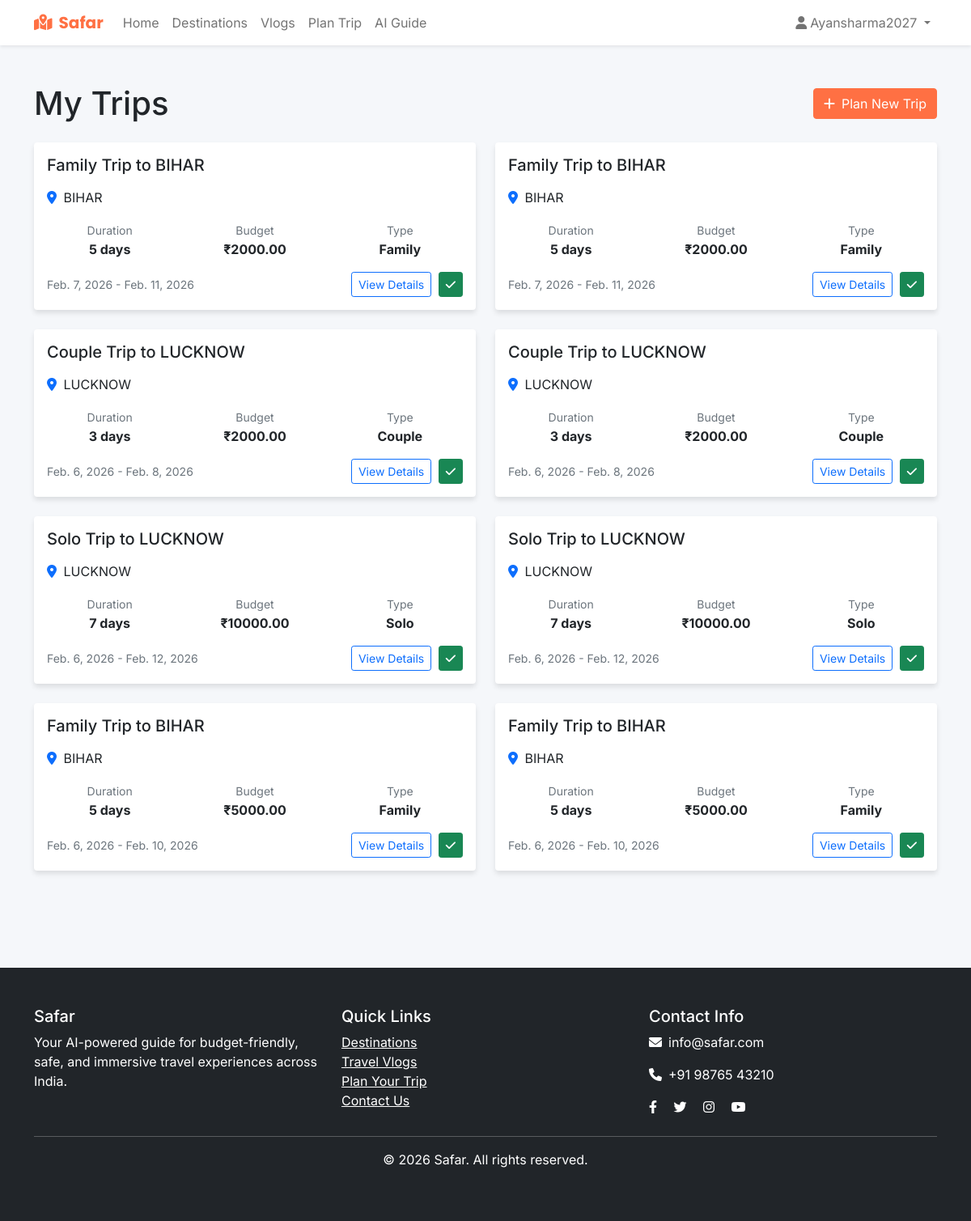
Screenshot of /my-trips/ (signed in) with the database file from the repository.
### home/models.py (models this page shows, shortened)
class Trip(models.Model):
    TRIP_STATUS = [
        ('planned', 'Planned'),
        ('ongoing', 'Ongoing'),
        ('completed', 'Completed'),
        ('cancelled', 'Cancelled'),
    ]
    user = models.ForeignKey(User, on_delete=models.CASCADE, related_name='trips')
    destination = models.ForeignKey(Destination, on_delete=models.CASCADE)
    title = models.CharField(max_length=200)
    description = models.TextField(blank=True)
    start_date = models.DateField()
    end_date = models.DateField()
    duration_days = models.PositiveIntegerField()
    travelers_count = models.PositiveIntegerField(default=1)
    daily_budget = models.DecimalField(max_digits=8, decimal_places=2)
    total_budget = models.DecimalField(max_digits=10, decimal_places=2)
    travel_type = models.CharField(max_length=50, help_text="e.g., Family, Solo, Couple")
    interests = models.JSONField(default=list, help_text="List of interests")
    status = models.CharField(max_length=20, choices=TRIP_STATUS, default='planned')
    rating = models.PositiveIntegerField(null=True, blank=True,
                                       validators=[MinValueValidator(1), MaxValueValidator(5)])
    created_at = models.DateTimeField(auto_now_add=True)
    updated_at = models.DateTimeField(auto_now=True)
    class Meta:
        ordering = ['-created_at']

class Destination(models.Model):
    name = models.CharField(max_length=100, unique=True)
    tagline = models.CharField(max_length=200)
    description = models.TextField()
    type = models.CharField(max_length=100, help_text="e.g., Family, Honeymoon, Adventure")
    budget = models.CharField(max_length=20, choices=[
        ('Low', 'Low Budget'),
        ('Medium', 'Medium Budget'),
        ('High', 'Luxury Budget')
    ])
    best_time = models.CharField(max_length=100)
    bad_time = models.CharField(max_length=100, blank=True)
    state_image = models.URLField(help_text="URL to destination image")
    state_image = models.URLField(help_text="URL to destination image")
    languages = models.CharField(max_length=200, help_text="Comma-separated languages (e.g. English, Hindi)", default="")
    stay_cost = models.DecimalField(max_digits=8, decimal_places=2, help_text="Average cost per night")
    food_cost = models.DecimalField(max_digits=8, decimal_places=2, help_text="Average cost per day")
    transport_cost = models.DecimalField(max_digits=8, decimal_places=2, help_text="Average transport cost")
    activities_cost = models.DecimalField(max_digits=8, decimal_places=2, help_text="Average activities cost")
    created_at = models.DateTimeField(auto_now_add=True)
    updated_at = models.DateTimeField(auto_now=True)
    class Meta:
        ordering = ['name']

### home/views.py (the view)
# urls.py: path('my-trips/', views.TripListView.as_view(), name='my_trips'),
class TripListView(LoginRequiredMixin, ListView):
    model = Trip
    template_name = 'home/my_trips.html'
    context_object_name = 'trips'
    paginate_by = 10
    def get_queryset(self):
        return Trip.objects.filter(user=self.request.user).prefetch_related('destination')

### home/templates/home/my_trips.html (shortened to what this page needs)
{% extends 'home/base.html' %}
{% block content %}
<div class="container py-5">
    <div class="row">
        <div class="col-12">
            <div class="d-flex justify-content-between align-items-center mb-4">
                <h1 class="mb-0">My Trips</h1>
                <a href="{% url 'home:trip_planner' %}" class="btn btn-primary">
                    <i class="fas fa-plus me-2"></i>Plan New Trip
                </a>
            </div>
        </div>
    </div>
    {% if trips %}
    <div class="row">
        {% for trip in trips %}
        <div class="col-lg-6 mb-4">
            <div class="card h-100">
                <div class="card-body">
                    <div class="d-flex justify-content-between align-items-start mb-2">
                        <h5 class="card-title">{{ trip.title }}</h5>
                        <span class="badge bg-{{ trip.status|lower }}">{{ trip.status|title }}</span>
                    </div>
                    <p class="card-text">
                        <i class="fas fa-map-marker-alt text-primary me-1"></i>
                        {{ trip.destination.name }}
                    </p>
                    <div class="row text-center mb-3">
                        <div class="col-4">
                            <small class="text-muted">Duration</small>
                            <div class="fw-bold">{{ trip.duration_days }} days</div>
                        </div>
                        <div class="col-4">
                            <small class="text-muted">Budget</small>
                            <div class="fw-bold">₹{{ trip.daily_budget }}</div>
                        </div>
                        <div class="col-4">
                            <small class="text-muted">Type</small>
                            <div class="fw-bold">{{ trip.travel_type|title }}</div>
                        </div>
                    </div>
                    <div class="d-flex justify-content-between align-items-center mt-3">
                        <small class="text-muted">
                            {{ trip.start_date }} - {{ trip.end_date }}
                        </small>
                        <div>
                            <a href="{% url 'home:trip_detail' trip.pk %}" class="btn btn-sm btn-outline-primary">
                                View Details
                            </a>
                            {% if trip.status == 'planned' %}
                            <form action="{% url 'home:mark_trip_completed' trip.pk %}" method="post" class="d-inline">
                                <button type="submit" class="btn btn-sm btn-success ms-1" title="Mark as Visited">
                                    <i class="fas fa-check"></i>
                                </button>
                            </form>
                            {% endif %}
                        </div>
                    </div>
                </div>
            </div>
        </div>
        {% endfor %}
    </div>
    {% endif %}
</div>
{% endblock %}

### home/templates/home/base.html (shortened to what this page needs)
<!DOCTYPE html>
<html lang="en">
<head>
    <link href="https://cdn.jsdelivr.net/npm/bootstrap@5.1.3/dist/css/bootstrap.min.css" rel="stylesheet">
    <link rel="stylesheet" href="https://cdnjs.cloudflare.com/ajax/libs/font-awesome/6.0.0/css/all.min.css">
</head>
<body>
    <nav class="navbar navbar-expand-lg navbar-light bg-white shadow-sm">
        <div class="container">
            <a class="navbar-brand" href="{% url 'home:index' %}">
                <i class="fas fa-map-marked-alt me-2"></i>Safar
            </a>
            <div class="collapse navbar-collapse" id="navbarNav">
                <ul class="navbar-nav me-auto">
                    <li class="nav-item">
                        <a class="nav-link" href="{% url 'home:index' %}">Home</a>
                    </li>
                    <li class="nav-item">
                        <a class="nav-link" href="{% url 'home:destinations' %}">Destinations</a>
                    </li>
                    <li class="nav-item">
                        <a class="nav-link" href="{% url 'home:vlogs' %}">Vlogs</a>
                    </li>
                    {% if user.is_authenticated %}
                    <li class="nav-item">
                        <a class="nav-link" href="{% url 'home:trip_planner' %}">Plan Trip</a>
                    </li>
                    {% endif %}
                    <li class="nav-item">
                        <a class="nav-link" href="{% url 'home:ai_guide' %}">AI Guide</a>
                    </li>
                </ul>
                <ul class="navbar-nav">
                    {% if user.is_authenticated %}
                    <li class="nav-item dropdown">
                        <a class="nav-link dropdown-toggle" href="#" id="userDropdown" role="button"
                            data-bs-toggle="dropdown">
                            <i class="fas fa-user me-1"></i>{{ user.username }}
                        </a>
                    </li>
                    {% endif %}
                </ul>
            </div>
        </div>
    </nav>
    <main>
        {% block content %}{% endblock %}
    </main>
    <footer class="bg-dark text-white py-5 mt-5">
        <div class="container">
            <div class="row">
                <div class="col-md-4">
                    <h5>Safar</h5>
                    <p>Your AI-powered guide for budget-friendly, safe, and immersive travel experiences across India.
                    </p>
                </div>
                <div class="col-md-4">
                    <h5>Quick Links</h5>
                    <ul class="list-unstyled">
                        <li><a href="{% url 'home:destinations' %}" class="text-white">Destinations</a></li>
                        <li><a href="{% url 'home:vlogs' %}" class="text-white">Travel Vlogs</a></li>
                        <li><a href="{% url 'home:trip_planner' %}" class="text-white">Plan Your Trip</a></li>
                        <li><a href="{% url 'home:contact' %}" class="text-white">Contact Us</a></li>
                    </ul>
                </div>
                <div class="col-md-4">
                    <h5>Contact Info</h5>
                    <p><i class="fas fa-envelope me-2"></i>info@safar.com</p>
                    <p><i class="fas fa-phone me-2"></i>+91 98765 43210</p>
                    <div class="social-links">
                        <a href="#" class="text-white me-3"><i class="fab fa-facebook-f"></i></a>
                        <a href="#" class="text-white me-3"><i class="fab fa-twitter"></i></a>
                        <a href="#" class="text-white me-3"><i class="fab fa-instagram"></i></a>
                        <a href="#" class="text-white"><i class="fab fa-youtube"></i></a>
                    </div>
                </div>
            </div>
            <hr>
            <div class="text-center">
                <p>&copy; 2026 Safar. All rights reserved.</p>
            </div>
        </div>
    </footer>
</body>
</html>

### home/templates/home/base.html (style rules this page uses)
:root { --primary: #FF7043; --secondary: #29B6F6; --dark: #263238; --light: #F5F7FA; --white: #FFFFFF; --success: #66BB6A; --danger: #EF5350; }
body { font-family: 'Inter', sans-serif; background-color: var(--light); }
.navbar-brand { font-family: 'Poppins', sans-serif; font-weight: 700; color: var(--primary) !important; }
.btn-primary { background-color: var(--primary); border-color: var(--primary); }
.card { border: none; box-shadow: 0 4px 6px rgba(0, 0, 0, 0.1); transition: transform 0.3s; }

### rows the page displays
Trip: title "Family Trip to BIHAR", destination.name "BIHAR", duration_days "5", daily_budget "2000.00", travel_type "Family", start_date "Feb. 7, 2026", end_date "Feb. 11, 2026", status "planned" (drawn)
Trip: title "Family Trip to BIHAR", destination.name "BIHAR", duration_days "5", daily_budget "2000.00", travel_type "Family", start_date "Feb. 7, 2026", end_date "Feb. 11, 2026", status "planned" (drawn)
Trip: title "Couple Trip to LUCKNOW", destination.name "LUCKNOW", duration_days "3", daily_budget "2000.00", travel_type "Couple", start_date "Feb. 6, 2026", end_date "Feb. 8, 2026", status "planned" (drawn)
Trip: title "Couple Trip to LUCKNOW", destination.name "LUCKNOW", duration_days "3", daily_budget "2000.00", travel_type "Couple", start_date "Feb. 6, 2026", end_date "Feb. 8, 2026", status "planned" (drawn)
Trip: title "Solo Trip to LUCKNOW", destination.name "LUCKNOW", duration_days "7", daily_budget "10000.00", travel_type "Solo", start_date "Feb. 6, 2026", end_date "Feb. 12, 2026", status "planned" (drawn)
Trip: title "Solo Trip to LUCKNOW", destination.name "LUCKNOW", duration_days "7", daily_budget "10000.00", travel_type "Solo", start_date "Feb. 6, 2026", end_date "Feb. 12, 2026", status "planned" (drawn)
Trip: title "Family Trip to BIHAR", destination.name "BIHAR", duration_days "5", daily_budget "5000.00", travel_type "Family", start_date "Feb. 6, 2026", end_date "Feb. 10, 2026", status "planned" (drawn)
Trip: title "Family Trip to BIHAR", destination.name "BIHAR", duration_days "5", daily_budget "5000.00", travel_type "Family", start_date "Feb. 6, 2026", end_date "Feb. 10, 2026", status "planned" (drawn)

### other values shown
{{ user.username }} "Ayansharma2027"
